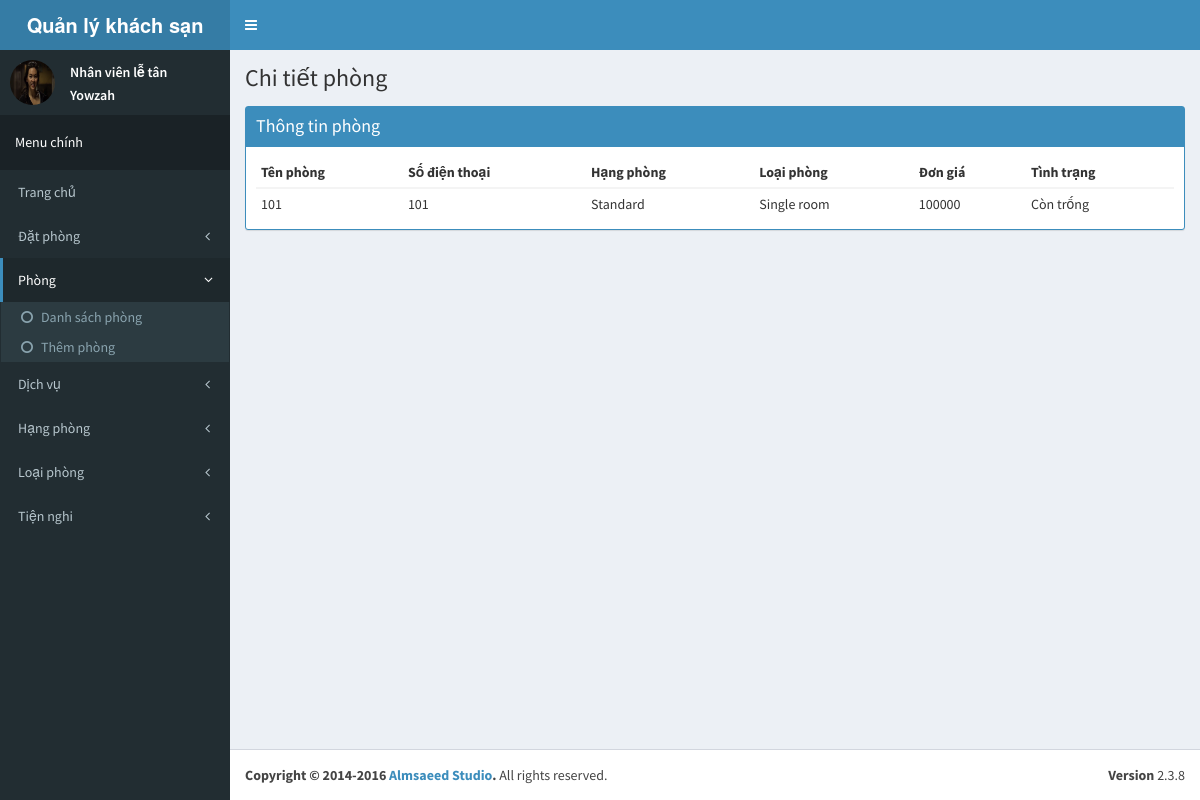
Screenshot of /admin/room/detail/1 with the database file from the repository.
### tables this page shows
CREATE TABLE `room` (
  `room_id` int(11) NOT NULL AUTO_INCREMENT,
  `room` varchar(255) DEFAULT NULL,
  `tel` varchar(255) DEFAULT NULL,
  `rank_id` int(11) DEFAULT NULL,
  `type_id` int(11) DEFAULT NULL,
  `price` int(11) DEFAULT NULL,
  `state` tinyint(1) DEFAULT NULL,
  PRIMARY KEY (`room_id`),
  KEY `room_ibfk_1` (`rank_id`),
  KEY `room_ibfk_2` (`type_id`)
);

CREATE TABLE `rank` (
  `rank_id` int(11) NOT NULL AUTO_INCREMENT,
  `rank` varchar(255) DEFAULT NULL,
  PRIMARY KEY (`rank_id`)
);

CREATE TABLE `type` (
  `type_id` int(11) NOT NULL AUTO_INCREMENT,
  `type` varchar(255) DEFAULT NULL,
  PRIMARY KEY (`type_id`)
);

### application/core/MY_Controller.php (called while the page is built, shortened)
<?php defined('BASEPATH') OR exit('No direct script access allowed');
class MY_Controller extends CI_Controller
{
    protected $data = array();
    function __construct()
    {
        $this->data['page_title'] = 'CI_App';
        $this->data['before_head'] = '';
        $this->data['before_body'] = '';
    }
    protected function render($the_view = NULL, $template = 'master')
    {
        if ($template == 'json' || $this->input->is_ajax_request()) {
            header('Content-Type: application/json');
            echo json_encode($this->data);
        } else {
            $this->data['the_view_content'] = (is_null($the_view)) ? '' : $this->load->view($the_view, $this->data, TRUE);;
            $this->load->view('templates/' . $template . '_view', $this->data);
        }
    }
}
class Admin_Controller extends MY_Controller
{
    protected function render($the_view = NULL, $template = 'admin_master')
    {
        parent::render($the_view, $template);
    }
}

### index.php (called while the page is built, shortened)
<?php
require_once BASEPATH.'core/CodeIgniter.php';

### application/models/admin/Model_room.php (called while the page is built, shortened)
<?php defined('BASEPATH') OR exit('No direct script access allowed');
class Model_room extends CI_Model
{
    public function get_room($id = 0)
    {
        return $this->db->select('room_id, room, tel, rank, type, price, state')
            ->from('room')
            ->join('rank', 'room.rank_id = rank.rank_id')
            ->join('type', 'room.type_id = type.type_id')
            ->where('room_id', (int)$id)
            ->get()->row_array();
    }
}

### application/views/admin/room/detail_view.php (the view, shortened to what this page needs)
<div class="row">
    <div class="col-md-12">
        <div class="box box-primary box-solid">
            <div class="box-header">
                <h3 class="box-title">Thông tin phòng</h3>
            </div>
            <div class="box-body">
                <table class="table table-condensed">
                    <thead>
                    <tr>
                        <th>Tên phòng</th>
                        <th>Số điện thoại</th>
                        <th>Hạng phòng</th>
                        <th>Loại phòng</th>
                        <th>Đơn giá</th>
                        <th>Tình trạng</th>
                    </tr>
                    </thead>
                    <tbody>
                    <tr>
                        <td><?php echo $room['room'];?></td>
                        <td><?php echo $room['tel'];?></td>
                        <td><?php echo $room['rank'];?></td>
                        <td><?php echo $room['type'];?></td>
                        <td><?php echo $room['price'];?></td>
                        <td><?php echo ($room['state']==0)?'Còn trống':'Đang thuê';?></td>
                    </tr>
                    </tbody>
                </table>
            </div>
        </div>
    </div>
</div>

### rows the page displays
room: room "101", tel "101", rank.rank "Standard", type.type "Single room", price "100000"

### other values shown
$content_header "Chi tiết phòng"
